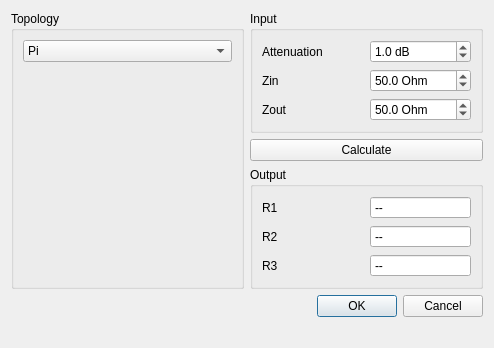
<?xml version="1.0" encoding="UTF-8"?>
<ui version="4.0">
 <class>Attenuator</class>
 <widget class="QDialog" name="Attenuator">
  <property name="geometry">
   <rect>
    <x>0</x>
    <y>0</y>
    <width>494</width>
    <height>340</height>
   </rect>
  </property>
  <property name="windowTitle">
   <string>Attenuator Synthesis</string>
  </property>
  <layout class="QVBoxLayout" name="verticalLayout_3">
   <item>
    <layout class="QHBoxLayout" name="horizontalLayout">
     <item>
      <widget class="QGroupBox" name="groupBoxTopology">
       <property name="title">
        <string>Topology</string>
       </property>
       <layout class="QVBoxLayout" name="verticalLayout_2">
        <item>
         <widget class="QComboBox" name="comboTopology">
          <item>
           <property name="text">
            <string>Pi</string>
           </property>
          </item>
          <item>
           <property name="text">
            <string>Tee</string>
           </property>
          </item>
          <item>
           <property name="text">
            <string>Bridged Tee</string>
           </property>
          </item>
         </widget>
        </item>
        <item>
         <widget class="QLabel" name="labelTopologyImage">
          <property name="text">
           <string/>
          </property>
         </widget>
        </item>
       </layout>
      </widget>
     </item>
     <item>
      <layout class="QVBoxLayout" name="verticalLayout">
       <item>
        <widget class="QGroupBox" name="groupBoxInput">
         <property name="title">
          <string>Input</string>
         </property>
         <layout class="QGridLayout" name="gridLayout">
          <item row="0" column="0">
           <widget class="QLabel" name="labelAttenuation">
            <property name="text">
             <string>Attenuation</string>
            </property>
           </widget>
          </item>
          <item row="0" column="1">
           <widget class="QDoubleSpinBox" name="spinAttenuation">
            <property name="suffix">
             <string> dB</string>
            </property>
            <property name="decimals">
             <number>1</number>
            </property>
            <property name="value">
             <double>1.000000000000000</double>
            </property>
           </widget>
          </item>
          <item row="1" column="0">
           <widget class="QLabel" name="labelZin">
            <property name="text">
             <string>Zin</string>
            </property>
           </widget>
          </item>
          <item row="1" column="1">
           <widget class="QDoubleSpinBox" name="spinZin">
            <property name="suffix">
             <string> Ohm</string>
            </property>
            <property name="decimals">
             <number>1</number>
            </property>
            <property name="value">
             <double>50.000000000000000</double>
            </property>
           </widget>
          </item>
          <item row="2" column="0">
           <widget class="QLabel" name="labelZout">
            <property name="text">
             <string>Zout</string>
            </property>
           </widget>
          </item>
          <item row="2" column="1">
           <widget class="QDoubleSpinBox" name="spinZout">
            <property name="suffix">
             <string> Ohm</string>
            </property>
            <property name="decimals">
             <number>1</number>
            </property>
            <property name="value">
             <double>50.000000000000000</double>
            </property>
           </widget>
          </item>
         </layout>
        </widget>
       </item>
       <item>
        <widget class="QPushButton" name="btnCalculate">
         <property name="text">
          <string>Calculate</string>
         </property>
        </widget>
       </item>
       <item>
        <widget class="QGroupBox" name="groupBoxOutput">
         <property name="title">
          <string>Output</string>
         </property>
         <layout class="QGridLayout" name="gridLayout_2">
          <item row="0" column="0">
           <widget class="QLabel" name="labelR1">
            <property name="text">
             <string>R1</string>
            </property>
           </widget>
          </item>
          <item row="0" column="1">
           <widget class="QDoubleSpinBox" name="spinR1">
            <property name="readOnly">
             <bool>true</bool>
            </property>
            <property name="buttonSymbols">
             <enum>QAbstractSpinBox::NoButtons</enum>
            </property>
            <property name="specialValueText">
             <string>--</string>
            </property>
            <property name="suffix">
             <string> Ohm</string>
            </property>
            <property name="decimals">
             <number>1</number>
            </property>
           </widget>
          </item>
          <item row="1" column="0">
           <widget class="QLabel" name="labelR2">
            <property name="text">
             <string>R2</string>
            </property>
           </widget>
          </item>
          <item row="1" column="1">
           <widget class="QDoubleSpinBox" name="spinR2">
            <property name="readOnly">
             <bool>true</bool>
            </property>
            <property name="buttonSymbols">
             <enum>QAbstractSpinBox::NoButtons</enum>
            </property>
            <property name="specialValueText">
             <string>--</string>
            </property>
            <property name="suffix">
             <string> Ohm</string>
            </property>
            <property name="decimals">
             <number>1</number>
            </property>
           </widget>
          </item>
          <item row="2" column="0">
           <widget class="QLabel" name="labelR3">
            <property name="text">
             <string>R3</string>
            </property>
           </widget>
          </item>
          <item row="2" column="1">
           <widget class="QDoubleSpinBox" name="spinR3">
            <property name="readOnly">
             <bool>true</bool>
            </property>
            <property name="buttonSymbols">
             <enum>QAbstractSpinBox::NoButtons</enum>
            </property>
            <property name="specialValueText">
             <string>--</string>
            </property>
            <property name="suffix">
             <string> Ohm</string>
            </property>
            <property name="decimals">
             <number>1</number>
            </property>
           </widget>
          </item>
         </layout>
        </widget>
       </item>
      </layout>
     </item>
    </layout>
   </item>
   <item>
    <widget class="QDialogButtonBox" name="buttonBox">
     <property name="orientation">
      <enum>Qt::Horizontal</enum>
     </property>
     <property name="standardButtons">
      <set>QDialogButtonBox::Cancel|QDialogButtonBox::Ok</set>
     </property>
    </widget>
   </item>
   <item>
    <widget class="QLabel" name="statusBar">
     <property name="text">
      <string/>
     </property>
    </widget>
   </item>
  </layout>
 </widget>
 <resources/>
 <connections>
  <connection>
   <sender>buttonBox</sender>
   <signal>accepted()</signal>
   <receiver>Attenuator</receiver>
   <slot>accept()</slot>
   <hints>
    <hint type="sourcelabel">
     <x>248</x>
     <y>254</y>
    </hint>
    <hint type="destinationlabel">
     <x>157</x>
     <y>274</y>
    </hint>
   </hints>
  </connection>
  <connection>
   <sender>buttonBox</sender>
   <signal>rejected()</signal>
   <receiver>Attenuator</receiver>
   <slot>reject()</slot>
   <hints>
    <hint type="sourcelabel">
     <x>316</x>
     <y>260</y>
    </hint>
    <hint type="destinationlabel">
     <x>286</x>
     <y>274</y>
    </hint>
   </hints>
  </connection>
 </connections>
</ui>
